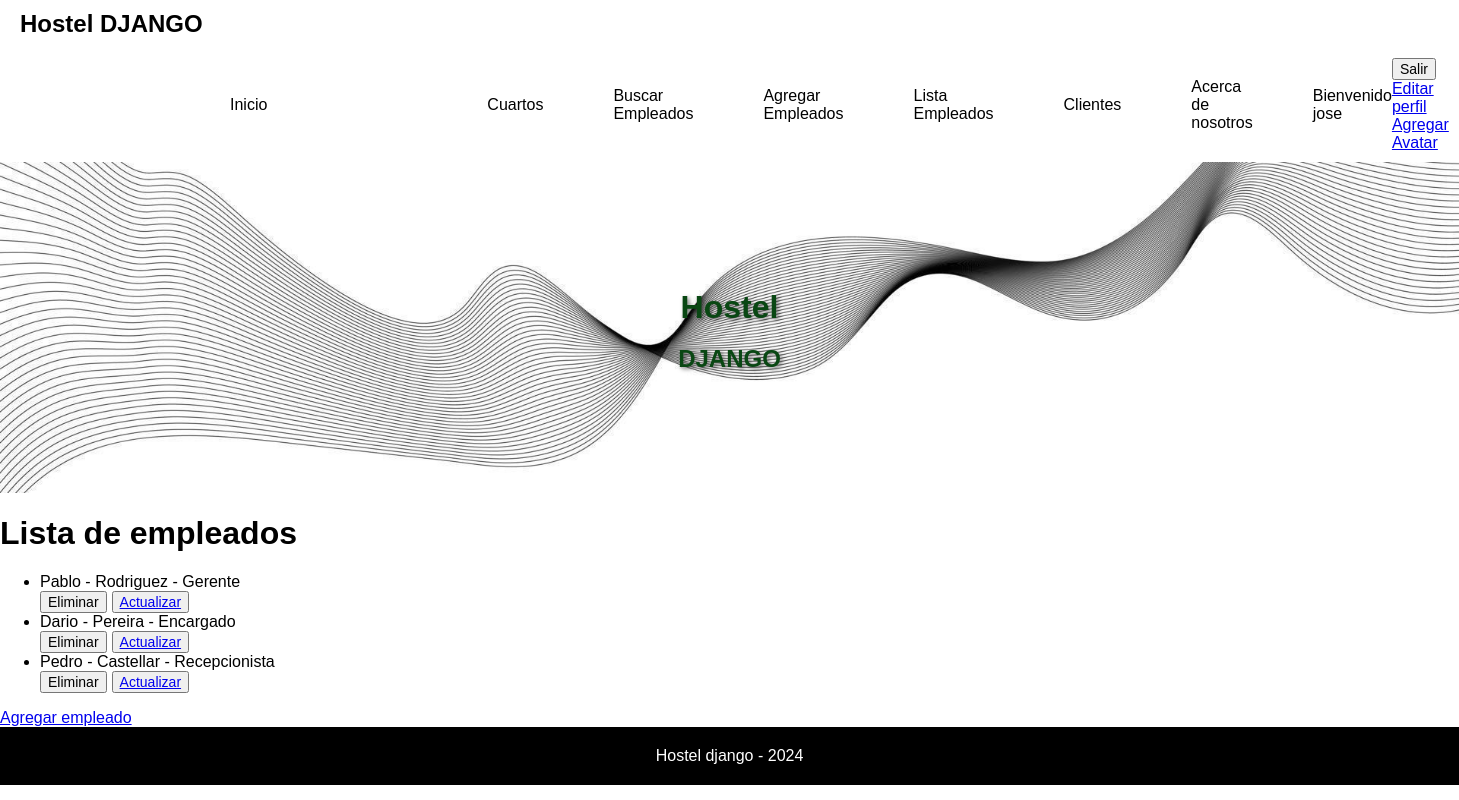
Before: /appHostel/listaEmpleado/ (signed in) with the older database file.
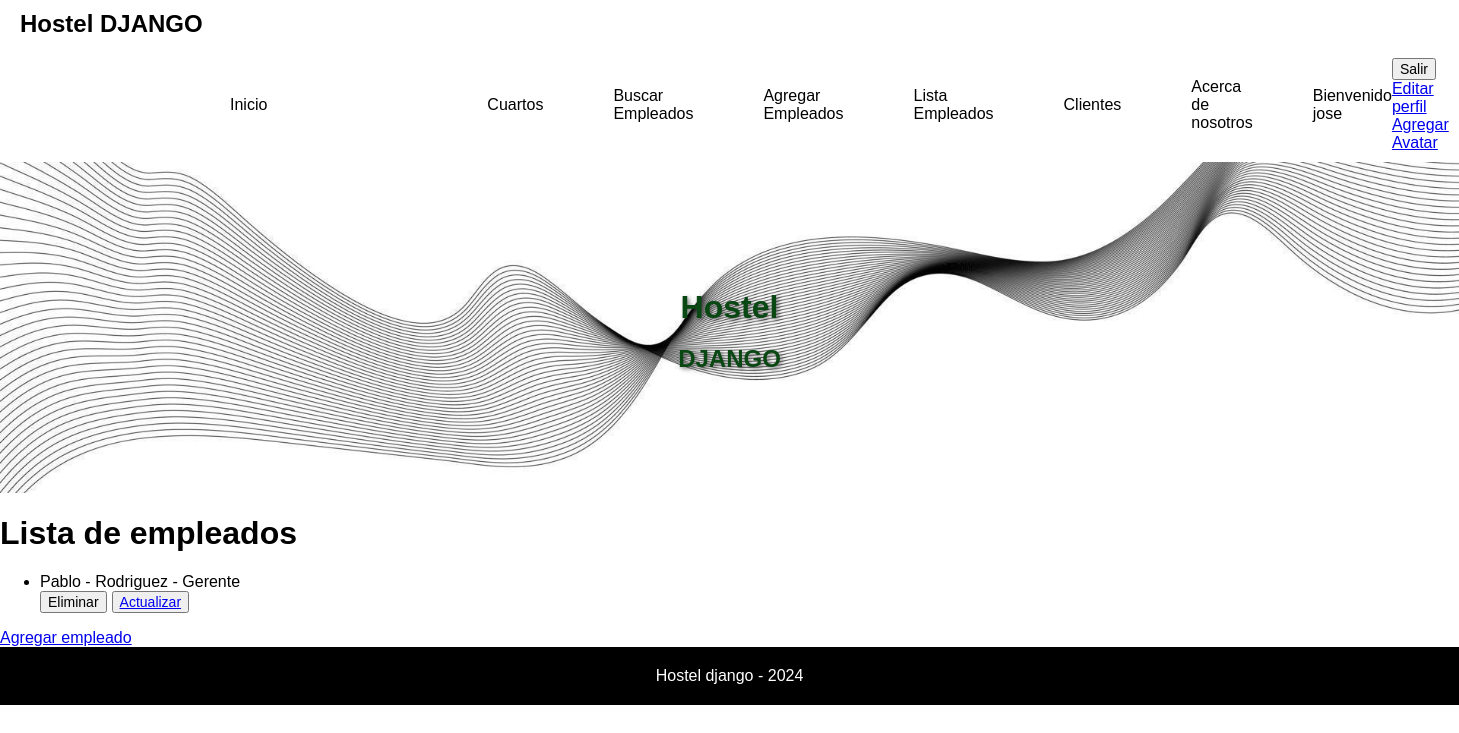
After: the same page with the newer database file.
### appHostel/models.py (models this page shows)
class Empleado(models.Model):
    nombre = models.CharField(max_length=20)
    apellido = models.CharField(max_length=20)
    puesto = models.CharField(max_length=30)
    def __str__(self):
        return f"{self.nombre} - {self.apellido} - {self.puesto} "

### appHostel/views.py (the view)
# urls.py: path("listaEmpleado/", lista_empleado, name="listaempleado"),
@staff_member_required(login_url="/appHostel/login")
def lista_empleado(req):
    mis_empleados = Empleado.objects.all()
    return render(req, "listaEmpleado.html", {"empleados": mis_empleados})

### appHostel/templates/listaEmpleado.html
{% extends 'padre.html' %}
{% block cambiaContenido %}
<h1>Lista de empleados</h1>
<ul>
 {% for empleado in empleados  %}
    <li>
    {{empleado}}
    </li>
    <div style="display: flex; column-gap: 5px;">
    <form action="{% url 'eliminarEmpleado' empleado.id  %}" method="post"> {% csrf_token %}
        <button type="submit">Eliminar</button>
    </form>
    <button>
        <a href="{% url 'editarEmpleado' empleado.id %}">Actualizar</a>
    </button>
    </div>
 {% endfor %}
</ul>
<a href="{% url 'empleadoFormulario' %}">Agregar empleado</a>
{% endblock cambiaContenido %}

Changed rows visible on the page:
removed Empleado: nombre+apellido+puesto "Dario - Pereira - Encargado"
removed Empleado: nombre+apellido+puesto "Pedro - Castellar - Recepcionista"
